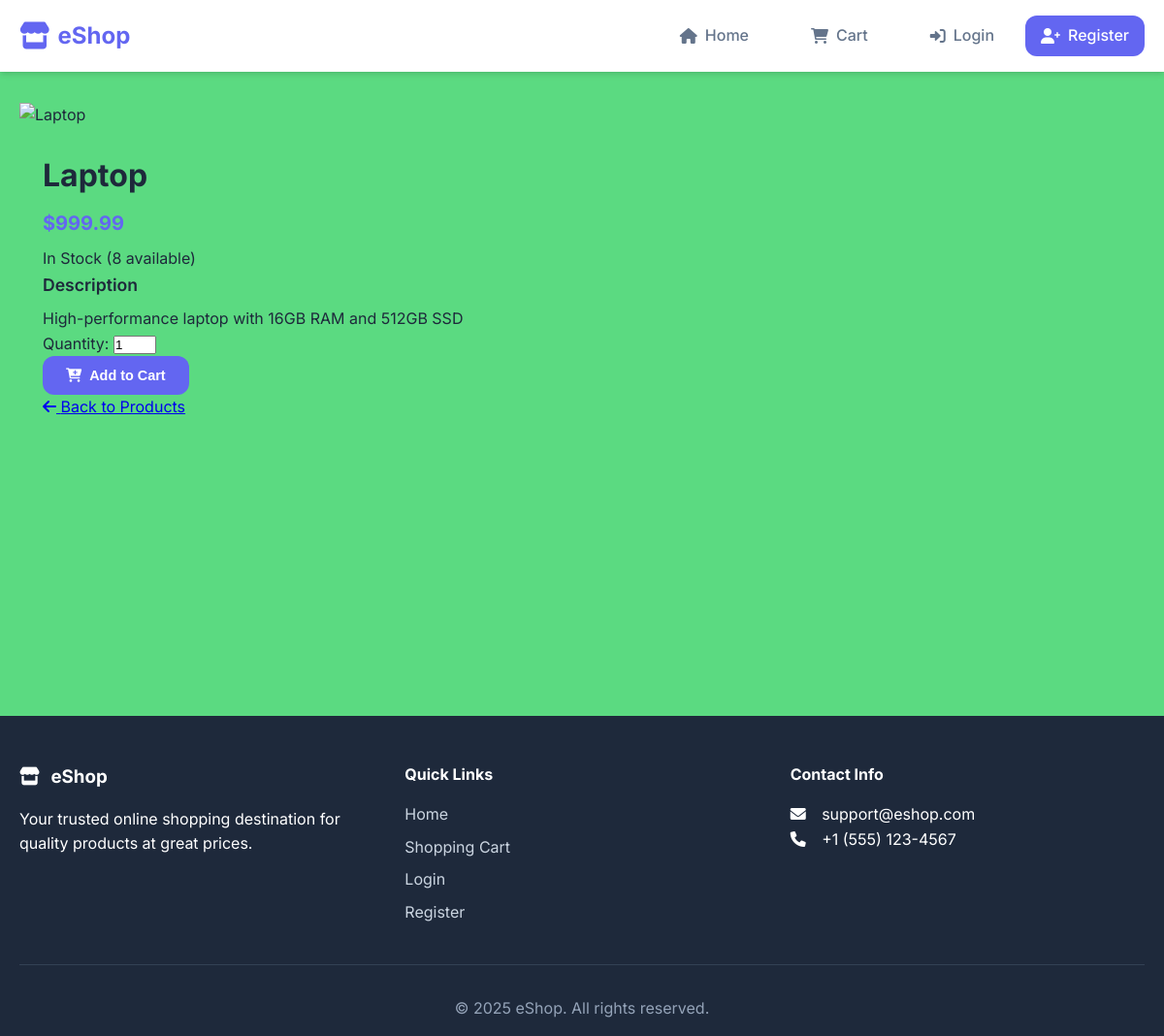
Before: /product/1 with the older database file.
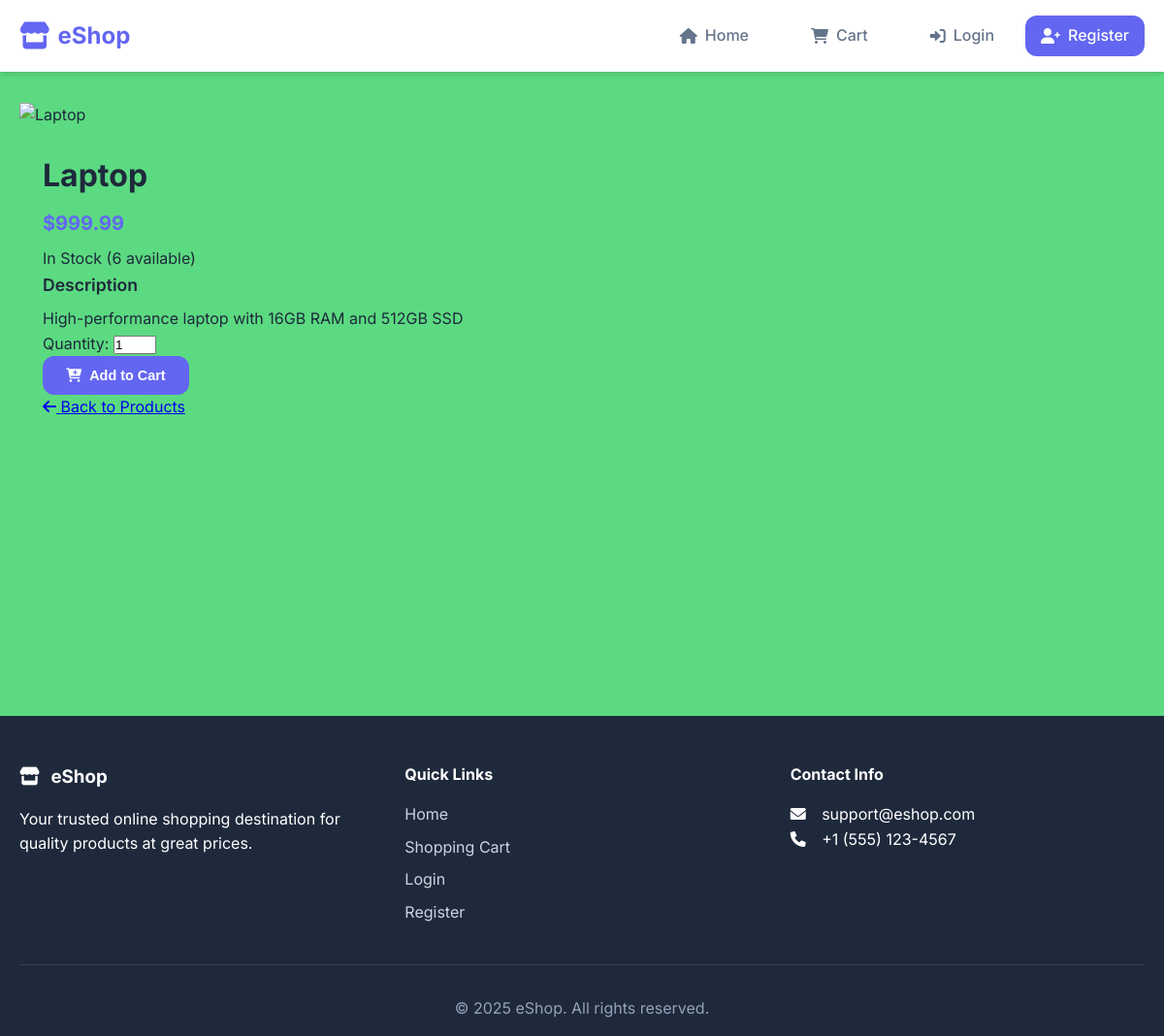
After: the same page with the newer database file.
### tables this page shows
CREATE TABLE products(
            product_id INTEGER PRIMARY KEY AUTOINCREMENT,
            name VARCHAR(100) NOT NULL,
            description TEXT,
            price DECIMAL(10,2) NOT NULL,
            stock_quantity INTEGER NOT NULL DEFAULT 0,
            category VARCHAR(50),
            image_url VARCHAR(255),
            created_at TIMESTAMP DEFAULT CURRENT_TIMESTAMP
        );

### app.py (the view)
@app.route("/product/<int:product_id>")
def product_detail(product_id):
    try:
        with get_cursor() as cur:
            cur.execute("SELECT * FROM products WHERE product_id = ?", (product_id,))
            product = cur.fetchone()
        if not product:
            flash('Product not found', 'danger')
            return redirect(url_for('home'))
        return render_template('product.html', product=product)
    except Exception as e:
        flash(f"Error: {str(e)}", 'danger')
        return redirect(url_for('home'))

### app.py (called while the page is built)
@app.context_processor
def utility_processor():
    def get_image_url(image_url):
        if not image_url:
            return url_for('static', filename='images/placeholder.png')
        if image_url.startswith('uploads/'):
            return url_for('static', filename=image_url)
        return image_url
    return dict(get_image_url=get_image_url)

def get_db():
    db = getattr(g, '_database', None)
    if db is None:
        db = g._database = sqlite3.connect(DATABASE)
        db.row_factory = sqlite3.Row
    return db

@app.teardown_appcontext
def close_connection(exception):
    db = getattr(g, '_database', None)
    if db is not None:
        db.close()

@contextmanager
def get_cursor():
    db = get_db()
    cursor = db.cursor()
    try:
        yield cursor
        db.commit()
    except Exception as e:
        db.rollback()
        raise e
    finally:
        cursor.close()

### templates/product.html (shortened to what this page needs)
{% extends "base.html" %}
{% block content %}
    <div class="product-detail">
        <div class="product-images">
            <img src="{{ get_image_url(product.image_url) }}" alt="{{ product.name }}">
        </div>
        <div class="product-info">
            <h1>{{ product.name }}</h1>
            <p class="price">${{ "%.2f"|format(product.price) }}</p>
            <p class="stock">
                {% if product.stock_quantity > 0 %}
                    In Stock ({{ product.stock_quantity }} available)
                {% else %}
                    Out of Stock
                {% endif %}
            </p>
            <div class="description">
                <h3>Description</h3>
                <p>{{ product.description }}</p>
            </div>
            {% if product.stock_quantity > 0 %}
                <form action="{{ url_for('add_to_cart') }}" method="post" class="add-to-cart">
                    <div class="quantity-selector">
                        <label for="quantity">Quantity:</label>
                        <input type="number" id="quantity" name="quantity"
                               value="1" min="1" max="{{ product.stock_quantity }}">
                    </div>
                    <button type="submit" class="btn btn-primary">
                        <i class="fas fa-cart-plus"></i> Add to Cart
                    </button>
                </form>
            {% endif %}
            <a href="{{ url_for('home') }}" class="back-link">
                <i class="fas fa-arrow-left"></i> Back to Products
            </a>
        </div>
    </div>
{% endblock %}

Changed rows visible on the page:
changed products "Laptop": stock_quantity "8" → "6"
